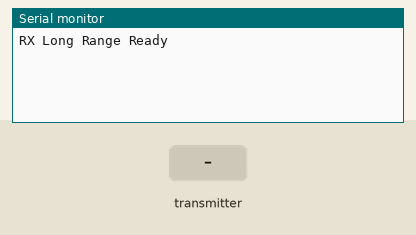
A sketch run on a simulated Arduino Uno, built with avr-gcc and run on an emulated ATmega328P. Parts: the last lines printed to the serial monitor. The inputs (shaded band) are chosen by the test bench. No radio packets arrive unless stated.

Above: at 1.4 s.
1.5 s: the transmitter starts sending counter = 0
At 1.57 s:
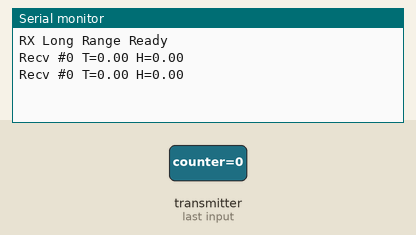
3.4 s: the transmitter starts sending t = 25
At 3.47 s:
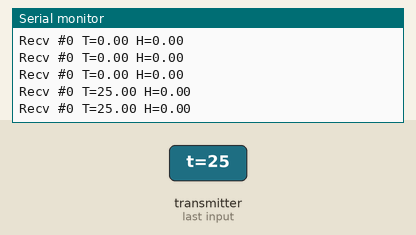
4.9 s: the transmitter starts sending h = 25
At 4.97 s:
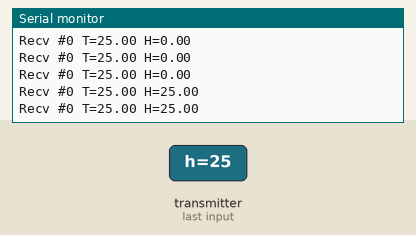
6.4 s: the transmitter starts sending counter = 256
At 6.47 s:
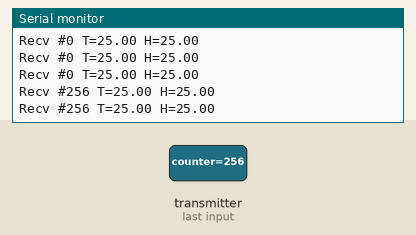
7.9 s: the transmitter starts sending t = 0
At 7.97 s:
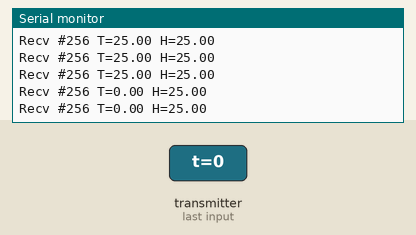
9.4 s: the transmitter starts sending h = 0
At 9.47 s:
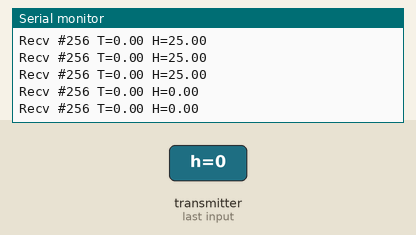

The sketch:

nrf-reciever.ino
```cpp
#include <SPI.h>
#include <RF24.h>

#define CE_PIN   4
#define CSN_PIN  5

RF24 radio(CE_PIN, CSN_PIN);

const byte address[6] = "LR001";

struct Payload {
  uint32_t counter;
  float t;
  float h;
};

Payload rx;

void setup() {
  Serial.begin(115200);
  delay(200);

  if (!radio.begin()) {
    Serial.println("NRF24 init failed!");
    while (1) {}
  }

  // ====== LONG RANGE SETTINGS (ต้องตรงกับ TX) ======
  radio.setPALevel(RF24_PA_MAX);
  radio.setDataRate(RF24_250KBPS);
  radio.setChannel(100);
  radio.setCRCLength(RF24_CRC_16);
  radio.setAutoAck(true);
  radio.setRetries(15, 15);
  radio.enableDynamicPayloads();
  radio.setPayloadSize(sizeof(Payload));
  radio.setAddressWidth(5);

  radio.openReadingPipe(1, address);
  radio.startListening();

  Serial.println("RX Long Range Ready");
  radio.printDetails();
}

void loop() {
  if (radio.available()) {
    radio.read(&rx, sizeof(rx));

    Serial.print("Recv #"); Serial.print(rx.counter);
    Serial.print(" T="); Serial.print(rx.t, 2);
    Serial.print(" H="); Serial.print(rx.h, 2);
    Serial.println();
  }
}
```

Measured:
- after the input at 1.5 s, the serial monitor: prints a new line at once (image 1)
- after the input at 3.4 s, the serial monitor: prints a new line at once (image 2)
- after the input at 4.9 s, the serial monitor: prints a new line at once (image 3)
- after the input at 6.4 s, the serial monitor: prints a new line at once (image 4)
- after the input at 7.9 s, the serial monitor: prints a new line at once (image 5)
- after the input at 9.4 s, the serial monitor: prints a new line at once (image 6)
